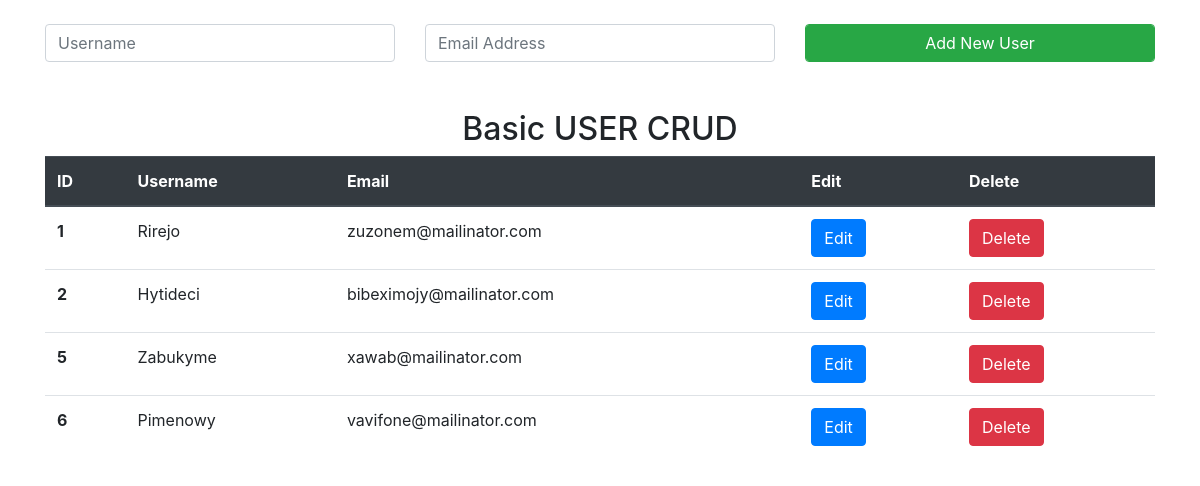
The page / on the database its author committed.
### tables this page shows
CREATE TABLE IF NOT EXISTS `users` (
  `user_id` int NOT NULL AUTO_INCREMENT,
  `user_name` varchar(255) NOT NULL,
  `user_email` varchar(255) NOT NULL,
  `user_password` varchar(255) NOT NULL,
  PRIMARY KEY (`user_id`)
);

### index.php (the view, shortened to what this page needs)
<?php require_once('./includes/header.php'); ?>
<div class="container">
  <form class="py-4" action="index.php" method="POST">
    <div class="row">
      <div class="col">
        <input type="text" name="username" class="form-control" placeholder="Username">
      </div>
      <div class="col">
        <input type="text" name="useremail" class="form-control" placeholder="Email Address">
      </div>
      <div class="col">
        <input type="submit" name="submit" class="form-control btn btn-success" value="Add New User">
      </div>
    </div>
  </form>
  <h2 class="text-center mt-4">Basic USER CRUD</h2>
  <table class="table">
    <thead class="thead-dark">
      <tr>
        <th scope="col">ID</th>
        <th scope="col">Username</th>
        <th scope="col">Email</th>
        <th scope="col">Edit</th>
        <th scope="col">Delete</th>
      </tr>
    </thead>
    <tbody>
      <?php
      $sql = 'SELECT * FROM users';
      $stmt = mysqli_stmt_init($link);
      if (!mysqli_stmt_prepare($stmt, $sql)) {
        die("Query failed");
      } else {
        mysqli_stmt_execute($stmt);
        $result = mysqli_stmt_get_result($stmt);
        while ($row = mysqli_fetch_assoc($result)) {
          $user_id = $row['user_id'];
          $user_name = $row['user_name'];
          $user_email = $row['user_email'];
      ?>
          <tr>
            <th><?php echo $user_id; ?></th>
            <td><?php echo $user_name; ?></td>
            <td><?php echo $user_email; ?></td>
            <td>
              <form action="edit-user.php" method="POST">
                <input type="submit" name="edit" value="Edit" class="btn btn-primary">
              </form>
            </td>
            <td>
              <form action="index.php" method="POST">
                <input type="submit" name="delete" value="Delete" class="btn btn-danger">
              </form>
            </td>
          </tr>
      <?php
        }
      }
      ?>
    </tbody>
  </table>
</div>
<?php require_once('./includes/footer.php'); ?>

### includes/header.php (shortened to what this page needs)
<!DOCTYPE html>
<html lang="en">
<head>
    <link rel="stylesheet" href="./css/bootstrap.min.css">
</head>
<body>

### includes/footer.php
</body>
</html>

### rows shown on the page
users: user_id "1", user_name "Rirejo", user_email "zuzonem@mailinator.com"
users: user_id "2", user_name "Hytideci", user_email "bibeximojy@mailinator.com"
users: user_id "5", user_name "Zabukyme", user_email "xawab@mailinator.com"
users: user_id "6", user_name "Pimenowy", user_email "vavifone@mailinator.com"
